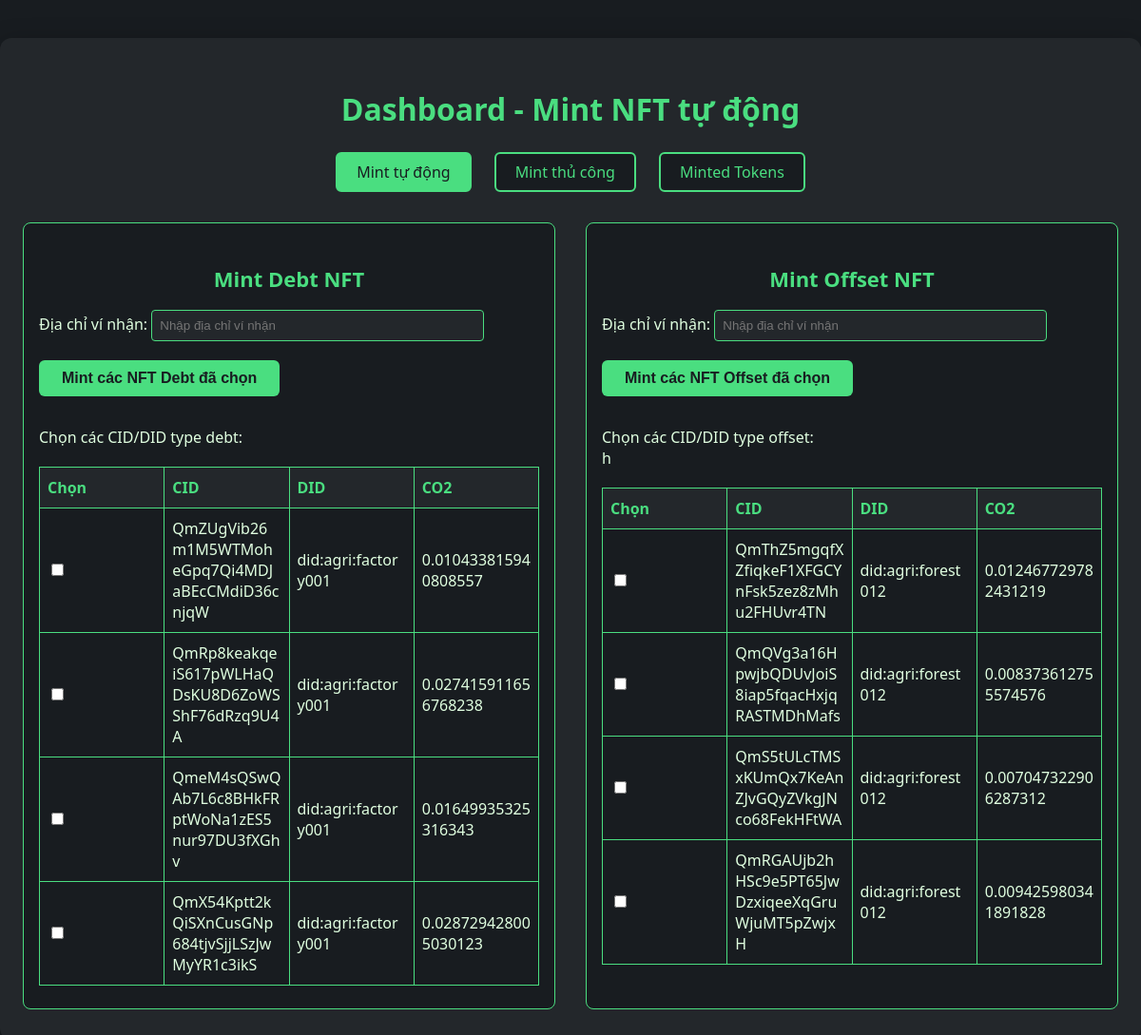
The app's page / (signed in) with its own data.
### models.py (models this page shows)
class MintQueue(db.Model):
    id = db.Column(db.Integer, primary_key=True)
    cid = db.Column(db.String(255), nullable=False)
    did = db.Column(db.String(255), nullable=False)
    token_type = db.Column(db.String(10), nullable=False)  # "debt" hoặc "offset"
    wallet = db.Column(db.String(42), nullable=True)  # tuỳ chọn: ví người nhận
    timestamp = db.Column(db.DateTime, default=datetime.utcnow)
    co2_amount = db.Column(db.Integer, nullable=True)  # Lưu lượng CO2 tính bằng gram

### routes/views.py (the view)
@views.route("/")
@login_required
def dashboard():
    queue_items = MintQueue.query.order_by(MintQueue.timestamp.asc()).all()
    if os.path.exists(CID_DID_PATH):
        with open(CID_DID_PATH, "r") as f:
            cid_did_records = json.load(f)
    else:
        cid_did_records = []
    return render_template("dashboard.html", queue_items=queue_items, cid_did_records=cid_did_records)

### app.py (called while the page is built)
@login_manager.user_loader
def load_user(user_id):
    return AdminUser()

### routes/views.py (called while the page is built)
@views.before_app_request
def require_login():
    allowed_routes = ['views.login', 'register', 'static', 'views.save_cid_did']
    if not current_user.is_authenticated and request.endpoint not in allowed_routes:
        return redirect(url_for('views.login'))

### templates/dashboard.html (shortened to what this page needs)
<!DOCTYPE html>
<html lang="en">
<head>
</head>
<body>
  <div class="container">
    <h1>Dashboard - Mint NFT tự động</h1>
    <div class="nav">
      <a href="{{ url_for('views.dashboard') }}" class="active">Mint tự động</a>
      <a href="{{ url_for('views.manual_mint_page') }}">Mint thủ công</a>
      <a href="{{ url_for('views.minted_tokens') }}">Minted Tokens</a>
    </div>
    <div class="mint-row">
      <div class="mint-col">
        <h2>Mint Debt NFT</h2>
        <form method="post" action="{{ url_for('views.bulk_mint') }}">
          <label for="bulk_wallet_debt">Địa chỉ ví nhận:</label>
          <input type="text" name="bulk_wallet" id="bulk_wallet_debt" required placeholder="Nhập địa chỉ ví nhận">
          <button type="submit">Mint các NFT Debt đã chọn</button>
          <br>
          <label style="margin-top:32px; display:block;">Chọn các CID/DID type debt:</label>
          <table>
            <tr>
              <th>Chọn</th>
              <th>CID</th>
              <th>DID</th>
              <th>CO2</th>
            </tr>
            {% for item in cid_did_records %}
              {% if item.type == 'emitter_co2_log' %}
              <tr>
                <td><input type="checkbox" name="bulk_selected" value="{{ item.cid }}|{{ item.did }}|debt|{{ item.co2_amount }}"></td>
                <td>{{ item.cid }}</td>
                <td>{{ item.did }}</td>
                <td>{{ item.co2_amount }}</td>
              </tr>
              {% endif %}
            {% endfor %}
          </table>
        </form>
      </div>
      <div class="mint-col">
        <h2>Mint Offset NFT</h2>
        <form method="post" action="{{ url_for('views.bulk_mint') }}">
          <label for="bulk_wallet_offset">Địa chỉ ví nhận:</label>
          <input type="text" name="bulk_wallet" id="bulk_wallet_offset" required placeholder="Nhập địa chỉ ví nhận">
          <button type="submit">Mint các NFT Offset đã chọn</button>
          <br>
          <label style="margin-top:32px; display:block;">Chọn các CID/DID type offset:</label>
          <table>
            <tr>
              <th>Chọn</th>h
              <th>CID</th>
              <th>DID</th>
              <th>CO2</th>
            </tr>
            {% for item in cid_did_records %}
              {% if item.type == 'absorber_co2_log' %}
              <tr>
                <td><input type="checkbox" name="bulk_selected" value="{{ item.cid }}|{{ item.did }}|offset|{{ item.co2_amount }}"></td>
                <td>{{ item.cid }}</td>
                <td>{{ item.did }}</td>
                <td>{{ item.co2_amount }}</td>
              </tr>
              {% endif %}
            {% endfor %}
          </table>
        </form>
      </div>
    </div>
  </div>
</body>
</html>

### templates/dashboard.html (style rules this page uses)
body { font-family: 'Segoe UI', Arial, sans-serif; background: #181c20; color: #e0ffe0; margin: 0; }
.container { width: 100vw; max-width: 1400px; min-width: 320px; margin: 40px auto 0 auto; background: #23272b; border-radius: 12px; box-shadow: 0 4px 24px rgba(0,0,0,0.25); padding: 32px 2vw; box-sizing: border-box; }
h1 { text-align: center; margin-bottom: 24px; color: #4ade80; }
.nav { display: flex; justify-content: center; gap: 24px; margin-bottom: 32px; }
.nav a { color: #4ade80; background: #181c20; border: 2px solid #4ade80; border-radius: 6px; padding: 8px 20px; text-decoration: none; font-weight: 500; transition: background 0.2s, color 0.2s; }
.nav a.active, .nav a:hover { background: #4ade80; color: #181c20; }
.mint-row { display: flex; gap: 32px; justify-content: space-between; margin-top: 32px; flex-wrap: wrap; }
.mint-col { flex: 1 1 0; min-width: 340px; background: #181c20; border-radius: 8px; padding: 24px 16px; box-sizing: border-box; border: 1px solid #4ade80; }
.mint-col h2 { color: #4ade80; text-align: center; margin-bottom: 18px; font-size: 22px; }
input[type="text"] { padding: 8px; width: 100%; max-width: 350px; margin-bottom: 12px; border-radius: 4px; border: 1px solid #4ade80; background: #23272b; color: #fff; box-sizing: border-box; caret-color: #4ade80; }
button { padding: 10px 24px; border-radius: 6px; border: none; background: #4ade80; color: #181c20; font-size: 16px; font-weight: 600; cursor: pointer; margin-top: 8px; transition: background 0.2s; }
table { width: 100%; border-collapse: collapse; margin-top: 20px; background: #181c20; color: #e0ffe0; table-layout: fixed; }
th, td { padding: 10px 8px; border: 1px solid #4ade80; text-align: left; word-break: break-all; }
th { background: #23272b; color: #4ade80; }

### records on screen
MintQueue: cid "QmZUgVib26m1M5WTMoheGpq7Qi4MDJaBEcCMdiD36cnjqW", did "did:agri:factory001", co2_amount "0.010433815940808557"
MintQueue: cid "QmRp8keakqeiS617pWLHaQDsKU8D6ZoWSShF76dRzq9U4A", did "did:agri:factory001", co2_amount "0.027415911656768238"
MintQueue: cid "QmeM4sQSwQAb7L6c8BHkFRptWoNa1zES5nur97DU3fXGhv", did "did:agri:factory001", co2_amount "0.01649935325316343"
MintQueue: cid "QmX54Kptt2kQiSXnCusGNp684tjvSjjLSzJwMyYR1c3ikS", did "did:agri:factory001", co2_amount "0.028729428005030123"
MintQueue: cid "QmThZ5mgqfXZfiqkeF1XFGCYnFsk5zez8zMhu2FHUvr4TN", did "did:agri:forest012", co2_amount "0.012467729782431219"
MintQueue: cid "QmQVg3a16HpwjbQDUvJoiS8iap5fqacHxjqRASTMDhMafs", did "did:agri:forest012", co2_amount "0.008373612755574576"
MintQueue: cid "QmS5tULcTMSxKUmQx7KeAnZJvGQyZVkgJNco68FekHFtWA", did "did:agri:forest012", co2_amount "0.007047322906287312"
MintQueue: cid "QmRGAUjb2hHSc9e5PT65JwDzxiqeeXqGruWjuMT5pZwjxH", did "did:agri:forest012", co2_amount "0.009425980341891828"
